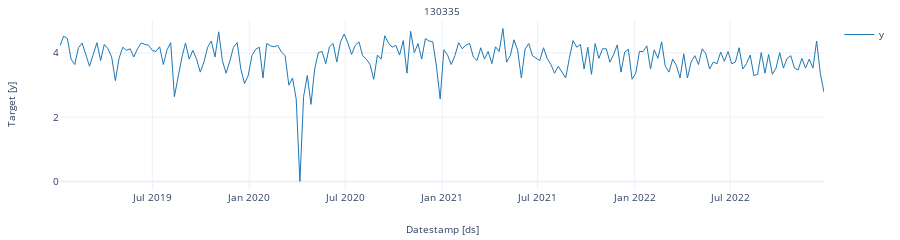

The notebook cell this image was saved under:
### Markdown cell above
### One Time Series Example

### Code cell
example_id = '130335'
example_id_best_model = 'AutoARIMA'
df_example_id = weekly_selid_clean.loc[example_id]
log_example_id = log_weekly_selid.loc[example_id]
StatsForecast.plot(log_example_id)

### Figure 1 — Plotly figure (JSON) as saved in the notebook; plotly's stock layout.template omitted (floating-point values rounded to 4 significant figures; data arrays with more than 128 entries replaced by an {"elided": "..."} marker saying what was removed)
{"data": [{"legendgroup": "y", "line": {"color": "#1f77b4", "width": 1}, "mode": "lines", "name": "y", "showlegend": true, "type": "scatter", "x": {"elided": "208 str values"}, "xaxis": "x", "y": {"elided": "208 float values"}, "yaxis": "y"}], "layout": {"annotations": [{"font": {"size": 10}, "showarrow": false, "text": "130335", "x": 0.5, "xanchor": "center", "xref": "paper", "y": 1, "yanchor": "bottom", "yref": "paper"}, {"font": {"size": 10}, "showarrow": false, "text": "Datestamp [ds]", "x": 0.5, "xanchor": "center", "xref": "paper", "y": 0, "yanchor": "top", "yref": "paper", "yshift": -30}, {"font": {"size": 10}, "showarrow": false, "text": "Target [y]", "textangle": -90, "x": 0, "xanchor": "right", "xref": "paper", "xshift": -40, "y": 0.5, "yanchor": "middle", "yref": "paper"}], "autosize": true, "font": {"size": 10}, "height": 150, "margin": {"b": 50, "l": 60, "r": 10, "t": 20}, "xaxis": {"anchor": "y", "domain": [0, 1], "showticklabels": true, "visible": true}, "yaxis": {"anchor": "x", "domain": [0, 1]}}}
